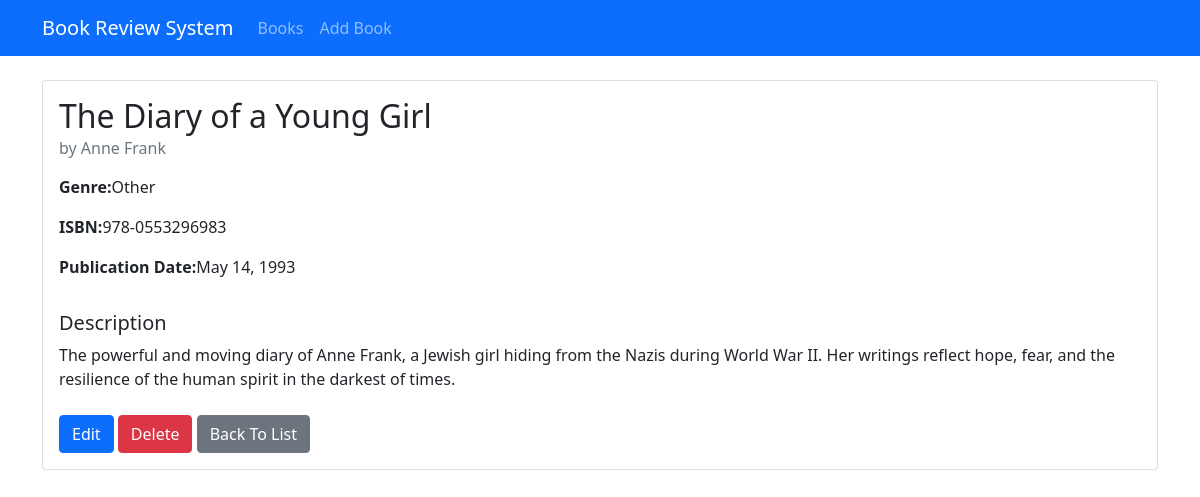
The page /book/6 on the database its author committed.
### book/models.py (models this page shows, shortened)
class Book(models.Model):
    GENRE_CHOICHES = [
        ('fiction','Fiction'),
        ('non_fiction','Non_Fiction'),
        ('science','Science'),
        ('technology','Technology'),
        ('history','History'),
        ('other','Other'),
    ]
    title = models.CharField(max_length=200)
    author = models.CharField(max_length=200)
    description = models.TextField()
    genre = models.CharField(max_length=20,choices=GENRE_CHOICHES)
    isbn = models.CharField('ISBN',max_length=20,unique=True)
    publication_date = models.DateField()
    average_rating = models.DecimalField(
        max_digits=3,
        decimal_places=2,
        validators=[MinValueValidator(0), MaxValueValidator(5)],
        default=0
    )
    created_at = models.DateField(auto_now_add=True)
    updated_at = models.DateField(auto_now=True)

### book/views.py (the view)
# urls.py: path('book/<int:pk>', views.book_detail,name='book_detail'),
def book_detail(request,pk):
    books = Book.objects.get(pk=pk)
    return render(request,'book/book_detail.html',{'book':books})

### book/templates/book/book_detail.html (shortened to what this page needs)
{% extends "book/base.html" %}
{% block content %}
<div class='card'>
    <div class="card-body">
        <h2 class="card-title">{{book.title}}</h2>
        <h6 class="card-subtitle mb-3 text-muted">by {{book.author}}</h6>
        <div class="row mb-3">
            <div class="col-md-6">
                <p><strong>Genre:</strong>{{book.get_genre_display}}</p>
                <p><strong>ISBN:</strong>{{book.isbn}}</p>
                <p><strong>Publication Date:</strong>{{book.publication_date}}</p>
            </div>
        </div>
        <h5>Description</h5>
        <p class="card-text">{{book.description}}</p>
        <div class="mt-4">
            <a href="{% url 'book_update' book.pk %}" class="btn btn-primary">Edit</a>
            <a href="{%url 'book_delete' book.pk %}" class="btn btn-danger">Delete</a>
            <a href="{% url 'book_list' %}" class="btn btn-secondary">Back To List</a>
        </div>
    </div>
</div>
{% endblock content %}

### rows shown on the page
Book: title "The Diary of a Young Girl", author "Anne Frank", genre "Other", isbn "978-0553296983", publication_date "May 14, 1993", description "The powerful and moving diary of Anne Frank, a Jewish girl hiding from the Nazis during World War II. Her writings reflect hope, fear, and the resilience of the human spirit in the darkest of times."
